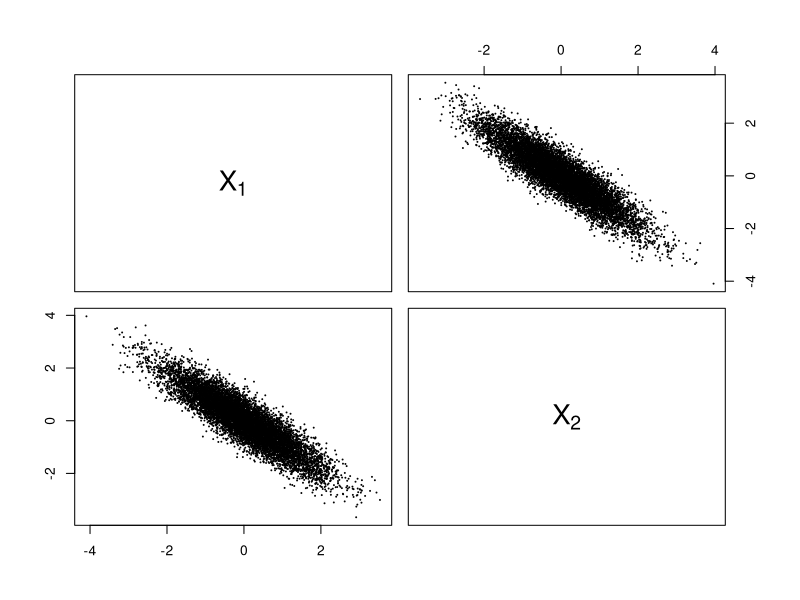
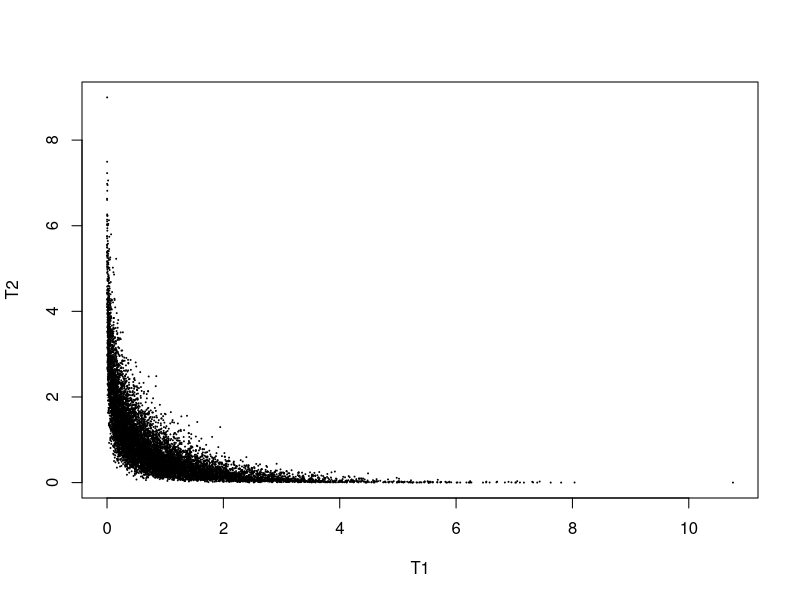
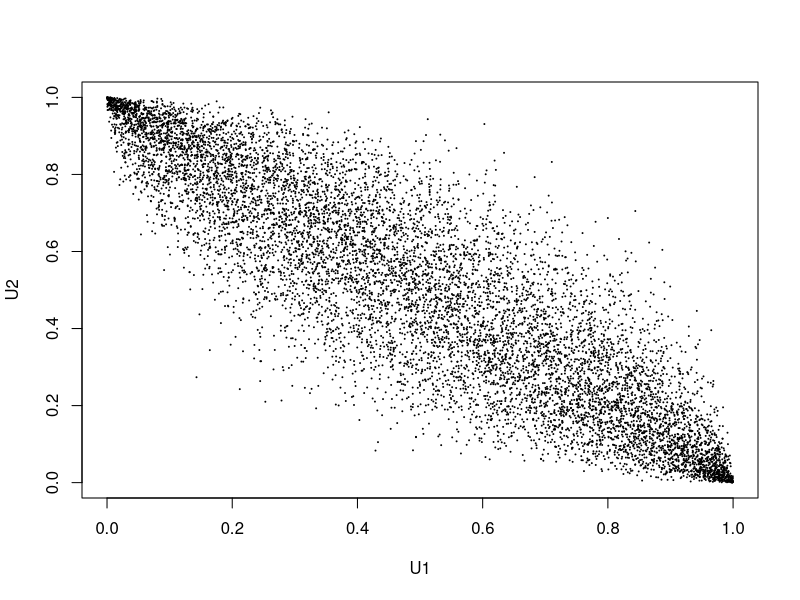
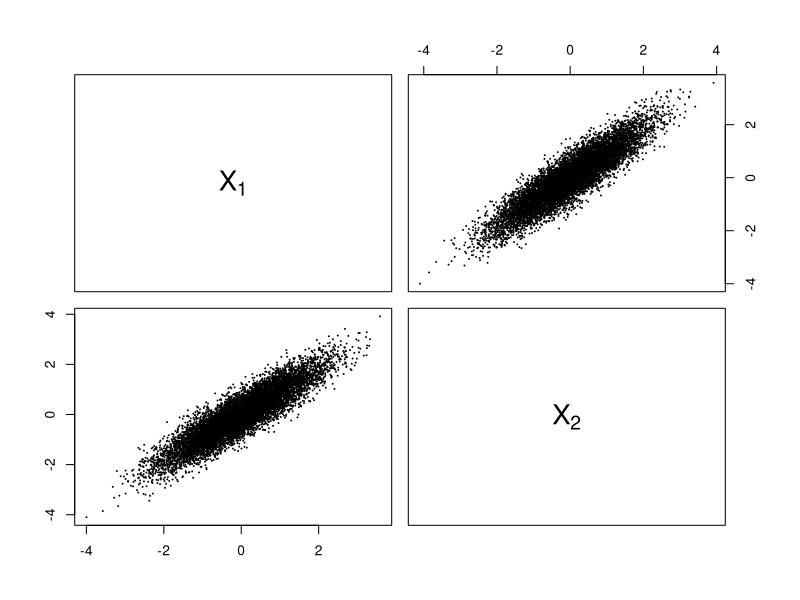
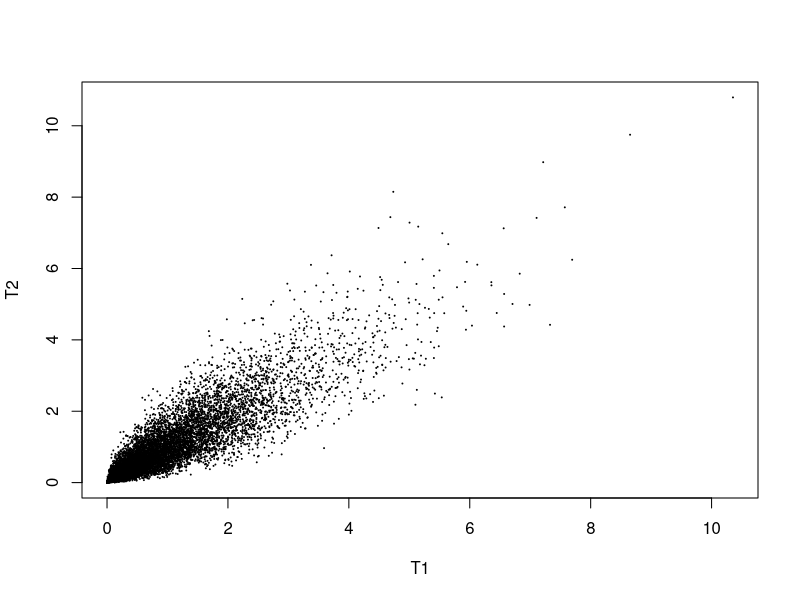
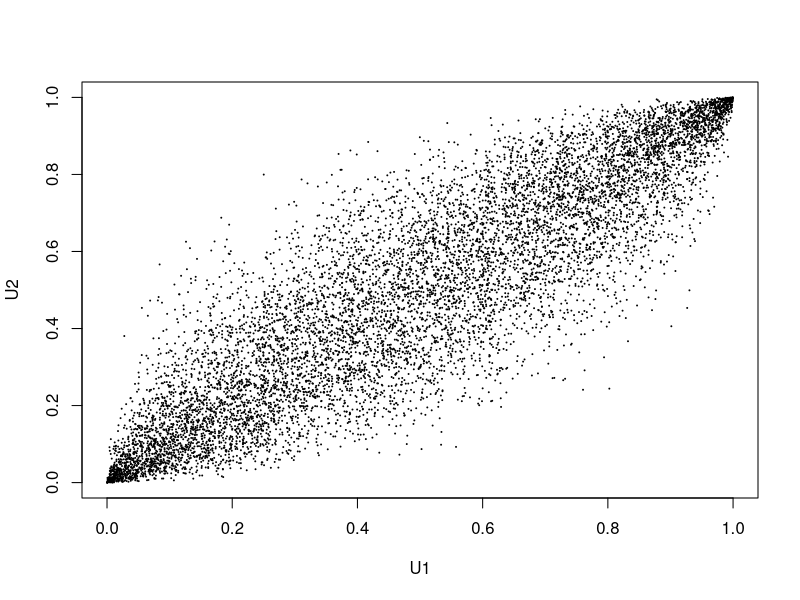
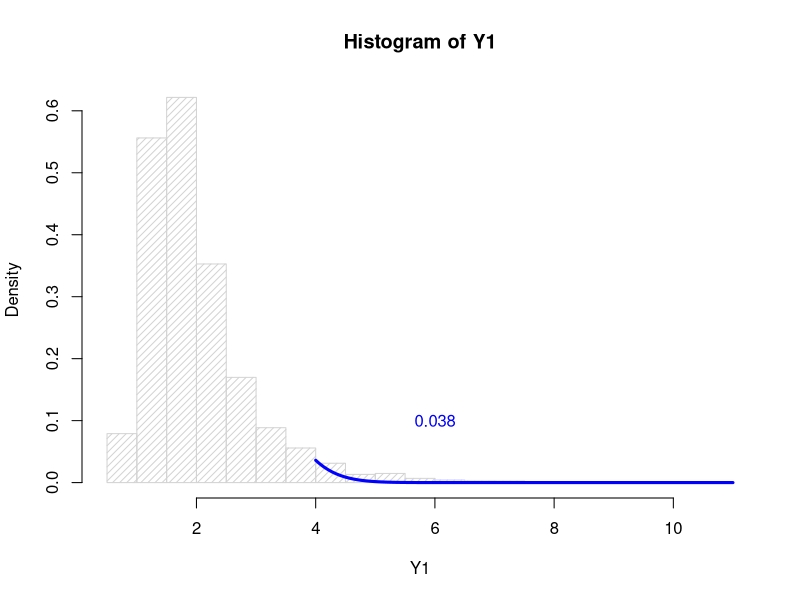
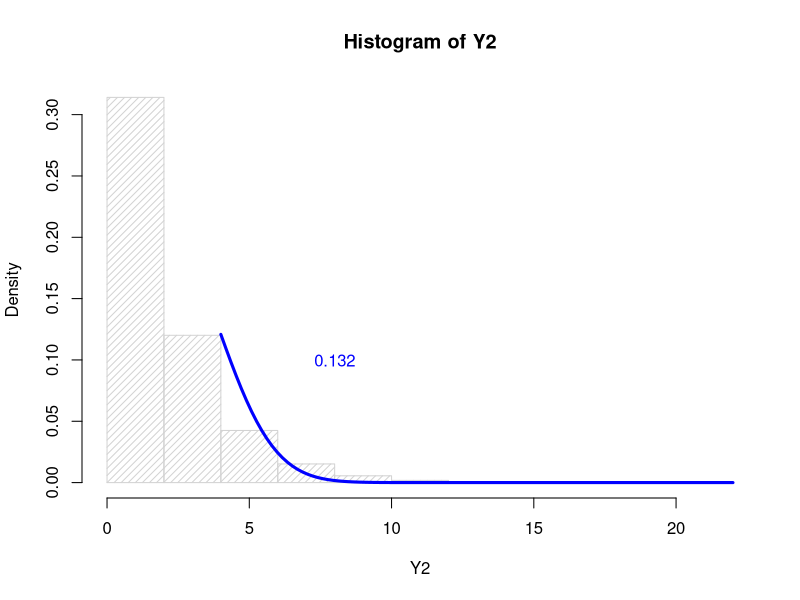

Write the R code that produced these figures, in order.
#b)

n = 1e4

EX1 <- 0; sd1 <- 1;
EX2 <- 0; sd2 <- 1;

# lazy function
makecor <- function(rho12) {
    d <- 2 #dimention

    Rho <- matrix (c(1,rho12,rho12,1),ncol=2)

    Sigma <-  Rho * c(sd1,sd2) %*% t(c(sd1,sd2))

    A <- chol(Sigma);round(A,3)

    Z <-  matrix(rnorm(n*d), nrow=n,ncol=d)
    X <- Z %*% A + matrix( c(EX1,EX2),nrow=n,ncol=d,byrow=TRUE)

    pairs(X,labels=expression(X[1],X[2]),cex=0.1)

    U1 <- pnorm(X[,1])
    U2 <- pnorm(X[,2])

    T1 <- -log(U1)
    T2 <- -log(U2)
    plot(T1,T2,cex=0.1)
    plot(U1,U2,cex=0.1)
#c)
    Y <- T1+T2
    return (Y)
}

Y1 <- makecor(-0.9)
Y2 <- makecor(0.9)

#c)
hist(Y1, prob=TRUE,freq=FALSE, dens=20)
curve(dnorm(x, mean=mean(Y1), sd=sd(Y1)),add=TRUE, col="blue", from=4, lwd=3)
text(6,0.1,round(mean(Y1 >= 4),3),col="blue");

hist(Y2, prob=TRUE,freq=FALSE, dens=20)
curve(dnorm(x, mean=mean(Y2), sd=sd(Y2)),add=TRUE, col="blue", from=4, lwd=3)
text(8,0.1,round(mean(Y2 >= 4),3),col="blue");

                                        #d)
print("::::")
round(mean(Y1>=4),3);round(sd(Y1>=4),3)/sqrt(n);
round(mean(Y2>=4),3);round(sd(Y2>=4),3)/sqrt(n);
